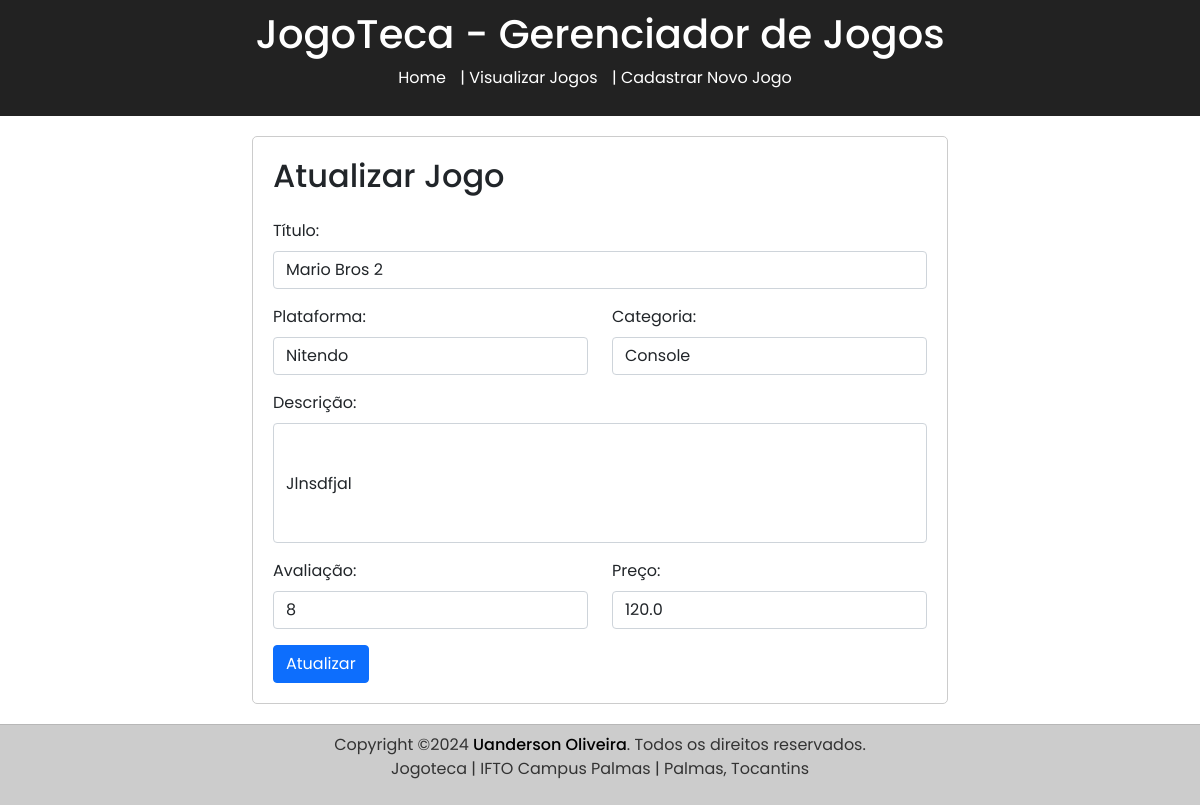
The app's page /jogoteca/update/1 with its own data.
### models.py (models this page shows, shortened)
class Jogo(db.Model):
    __tablename__ = 'jogo'
    id = db.Column(db.Integer, primary_key=True)
    titulo = db.Column(db.String(100), nullable=False)
    plataforma = db.Column(db.String(100), nullable=False)
    categoria = db.Column(db.String(100), nullable=False)
    descricao = db.Column(db.Text, nullable=False)
    avaliacao = db.Column(db.Integer, nullable=False)
    preco = db.Column(db.Float, nullable=False)

### jogotecaproject.py (the view, shortened to what this page needs)
@blueprint_jogos.route('/update/<int:id>', methods=['GET', 'POST'])
def update(id):
    jogo = Jogo.query.get(id)
    if request.method == 'GET':
        return render_template('jogo_update.html', jogo=jogo)

### templates/jogo_update.html (shortened to what this page needs)
{% extends 'base.html' %}
{% block content %}
    <form action="/jogoteca/update/{{ jogo.id }}" method="post" id="create">
        <h2 class="mb-4 ">Atualizar  Jogo</h2>
        <div class="mb-3">
            <label for="titulo" class="form-label">Título:</label>
            <input type="text" class="form-control" id="titulo" name="titulo" value="{{ jogo.titulo }}">
        </div>
        <div class="row mb-3">
            <div class="col-md-6">
                <label for="plataforma" class="form-label">Plataforma:</label>
                <input type="text" class="form-control" id="plataforma" name="plataforma" value="{{ jogo.plataforma }}">
            </div>
            <div class="col-md-6">
                <label for="categoria" class="form-label">Categoria:</label>
                <input type="text" class="form-control" id="categoria" name="categoria" value="{{ jogo.categoria }}">
            </div>
        </div>
        <div class="mb-3">
            <label for="descricao" class="form-label">Descrição:</label>
            <input class="form-control" id="descricao" name="descricao" rows="3" value="{{ jogo.descricao }}"
            style="width: 100%; height: 120px;"
            >
        </div>
        <div class="row mb-3">
            <div class="col-md-6">
                <label for="avaliacao" class="form-label">Avaliação:</label>
                <input type="number" step="0.5" min="0" max="10" class="form-control" id="avaliacao" name="avaliacao" value="{{ jogo.avaliacao }}" >
            </div>
            <div class="col-md-6">
                <label for="preco" class="form-label">Preço:</label>
                <input type="number" step="0.01" class="form-control" id="preco" name="preco" value="{{ jogo.preco }}">
            </div>
        </div>
        <button type="submit" class="btn btn-primary">Atualizar</button>
    </form>
{% endblock %}

### static/css/style.css (style rules this page uses)
* { margin: 0px; padding: 0px; box-sizing: border-box; font-family: "Poppins", sans-serif; }
body { font-family: Arial, sans-serif; background-color: #f4f4f4; color: #333; margin: 0; padding: 0; }
form { margin-top: 20px; }
button { padding: 5px 10px; background-color: #333; color: white; border: none; cursor: pointer; }
form#create { max-width: 60%; margin: 0 auto; padding: 20px; border: 1px solid #ccc; border-radius: 5px; }
label { display: block; margin-bottom: 5px; }

### records on screen
Jogo: titulo "Mario Bros 2", plataforma "Nitendo", categoria "Console", descricao "Jlnsdfjal", avaliacao "8", preco "120.0"
